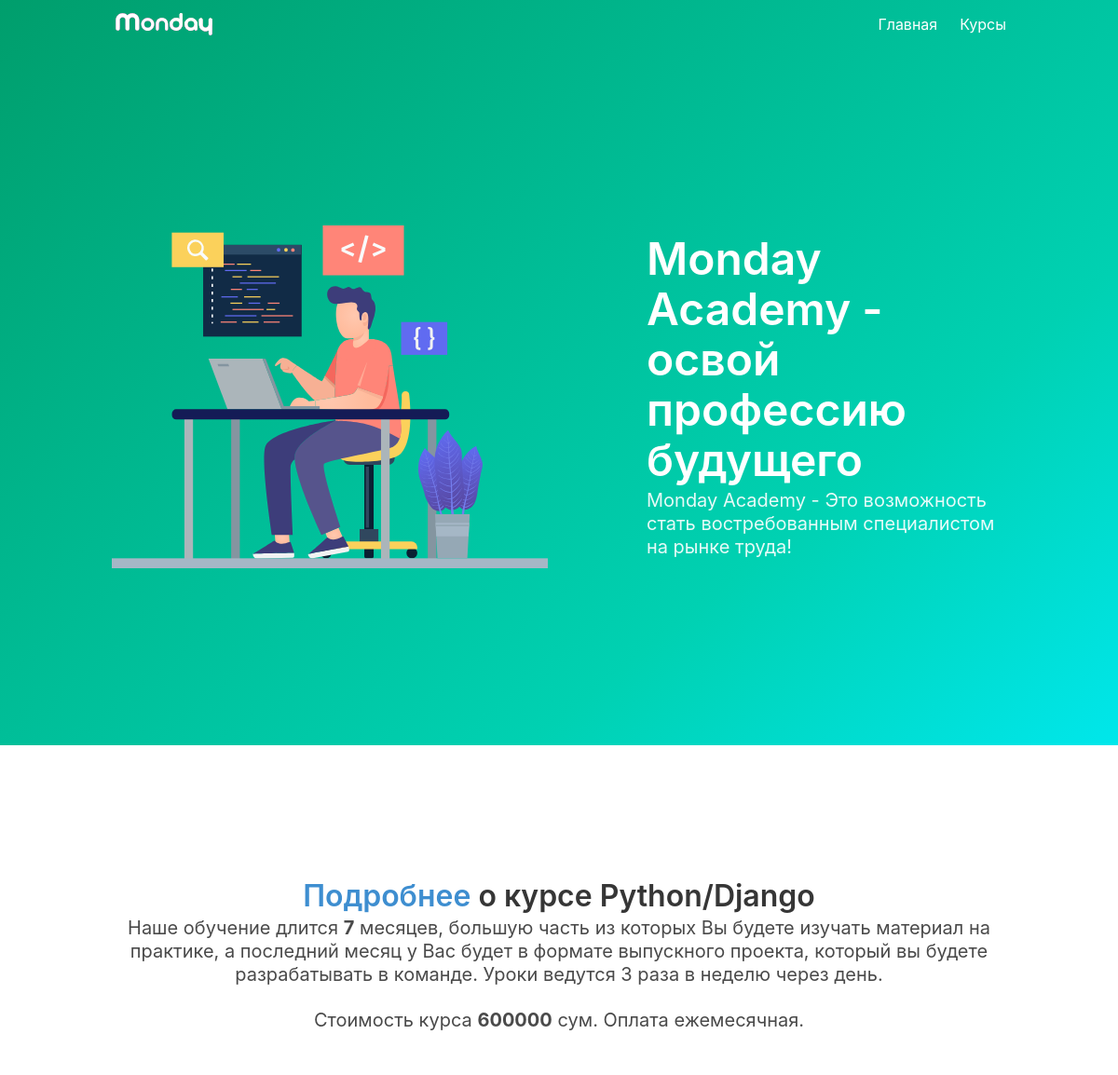
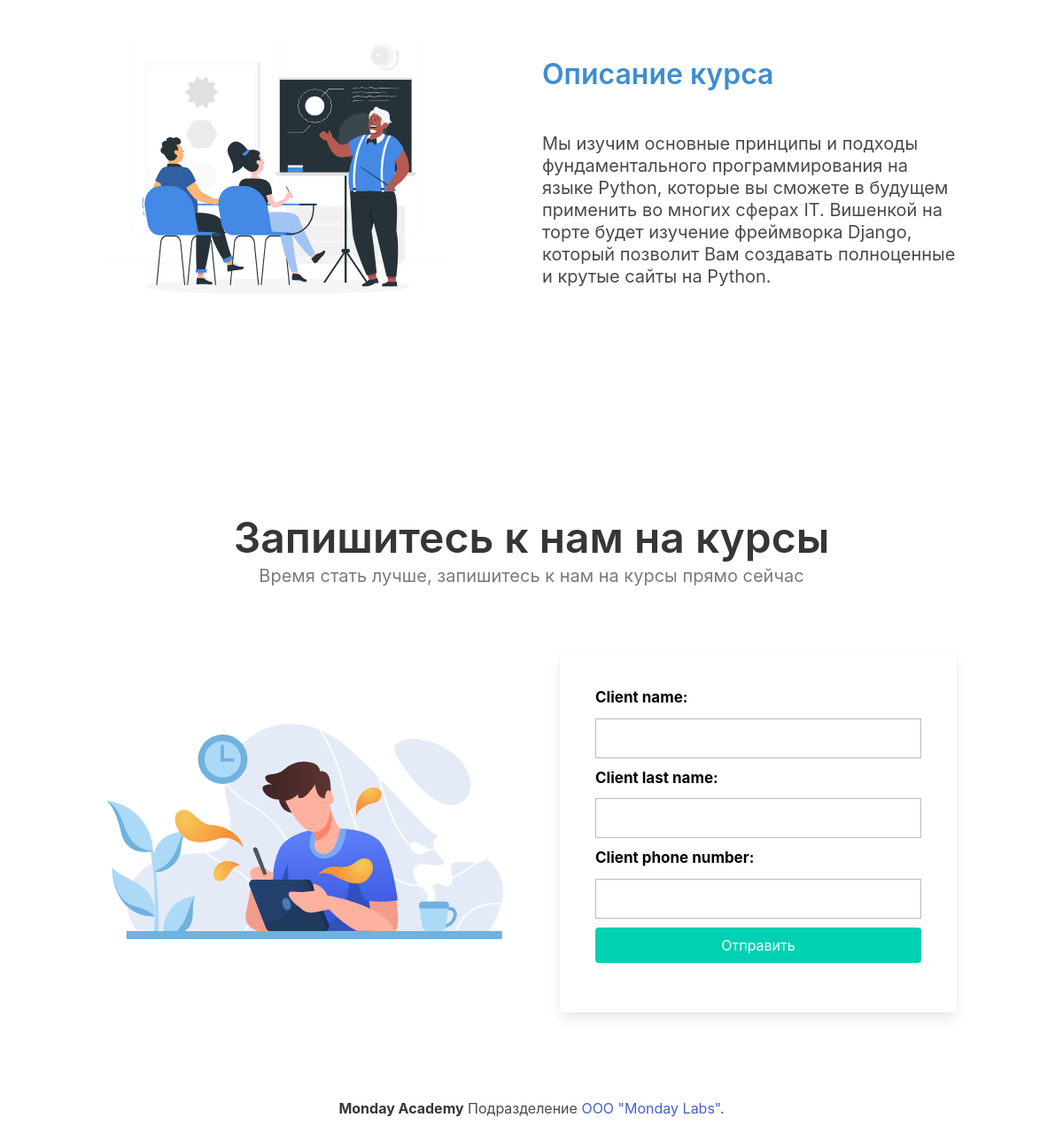
Page /about/1 on the committed database (2 pictures, top to bottom).
### monday_landing/models.py (models this page shows)
class Course(models.Model):
    title = models.CharField(max_length=255)
    description = models.TextField()
    price = models.IntegerField()
    duration = models.IntegerField()
    def __str__(self):
        return self.title

### monday_landing/views.py (the view, shortened to what this page needs)
# urls.py: path('about/<int:pk>', views.about, name='about')
def about(request, pk):
    course = Course.objects.get(pk=pk)
    form = ApplicationForm(request.POST or None)
    is_success = False
    return render(request, "about.html", {"course": course, 'form': form, 'is_success': is_success})

### monday_landing/forms.py
class ApplicationForm(forms.ModelForm):
    class Meta:
        model = Application
        fields = ["client_name", "client_last_name", "client_phone_number"]

### monday_landing/templates/about.html (shortened to what this page needs)
{% extends 'base_layout.html' %}
{% load static %}
{% block content %}
    <section id="topics" class="section is-medium grey-bg">
        <div class="container">
            <div class="has-text-centered">
                <h2 class="title"><span class="has-text-info">Подробнее</span> о курсе {{ course }}</h2>
                <p class="subtitle">Наше обучение длится <b>{{ course.duration }}</b> месяцев,
                    большую часть из которых Вы будете изучать материал на практике, а последний месяц у Вас будет в
                    формате
                    выпускного проекта, который вы будете разрабатывать в команде. Уроки ведутся 3 раза в неделю через
                    день.</p>
                <p class="subtitle">Стоимость курса <b>{{ course.price }}</b> сум. Оплата ежемесячная.</p><br>
            </div>
            <div class="columns is-vcentered topic">
                <div class="column is-5">
                    <img src="{% static 'images/lesson.svg' %}" alt="">
                </div>
                <div class="column is-offset-1">
                    <h1 class="title is-3 has-text-info">
                        Описание курса
                    </h1><br>
                    <h2 class="subtitle">{{ course.description }}</h2>
                </div>
            </div>
        </div>
    </section>
    <section id="join" class="section grey-bg">
        <div class="container">
            <div class="has-text-centered">
                <h1 class="title is-1">Запишитесь к нам на курсы</h1>
                <h2 class="subtitle has-text-grey">
                    Время стать лучше, запишитесь к нам на курсы прямо сейчас
                </h2>
            </div>
            <br><br><br>
            <div class="columns is-variable is-8 is-vcentered">
                <div class="column">
                    <img src="{% static 'images/join.svg' %}" alt="Join illustration">
                </div>
                <div class="column">
                    <div class="box">
                        <form method="post" class="form">
                            {{ form }}
                            <button type="submit" class="button is-primary is-fullwidth">Отправить</button>
                        </form>
                    </div>
                </div>
            </div>
        </div>
    </section>
{% endblock %}

### assets/style.css (style rules this page uses)
.form { padding: 20px; display: block; height: 100%; width: 100%; }
.form label { color: black; font-size: 17px; font-weight: bold; }
.form input { width: 100%; height: 45px; margin: 10px auto; border: 1px solid #bbb; outline: none; padding-left: 10px; }

### rows in the picture
Course: title "Python/Django", duration "7", price "600000", description "Мы изучим основные принципы и подходы фундаментального программирования на языке Python, которые вы сможете в будущем применить во многих сферах IT. Вишенкой на торте будет изучение фреймворка Django, который позволит Вам создавать полноценные и крутые сайты на Python."
